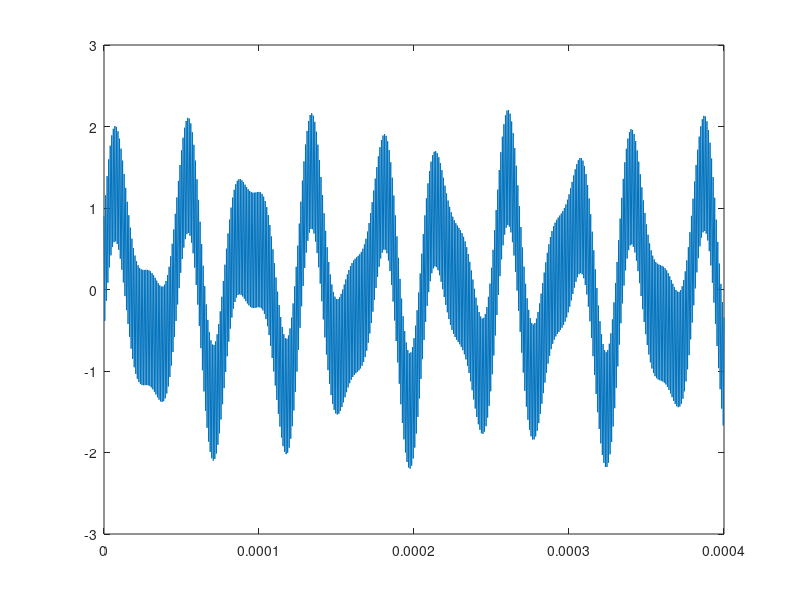

Write MATLAB code to recreate this figure. (Note: this script raises an error after producing the figure.)
clear; close all; clc;

%%


f1 = 24E3;
f2 = 40E6 / 2^10;
f3 = 1E6;

t = 0:1/f3/2:400E-6;

y1 = sin(2*pi*f1*t);
y2 = 0.5*sin(2*pi*f2*t + pi/8);
y3 = sin(2*pi*f3*t + pi/4);

y = y1+y2+y3;

figure;
plot(t,y);

%%

Fs = 10E3;
%Ts = 1/Fs;
fsig = 40E6 / 2^10;

fc = [fsig-0.5E3, fsig+0.5E3];
%fcn = fc / (Fs/2);
wc = 2*pi*fc;
[B, A] = butter(1, wc/(2*pi*Fs/2), 's');

%%freqz(xcorr(B,B), xcorr(A,A));

y_cond = filter(B, A, y);

figure;
plot(t,y_cond);

